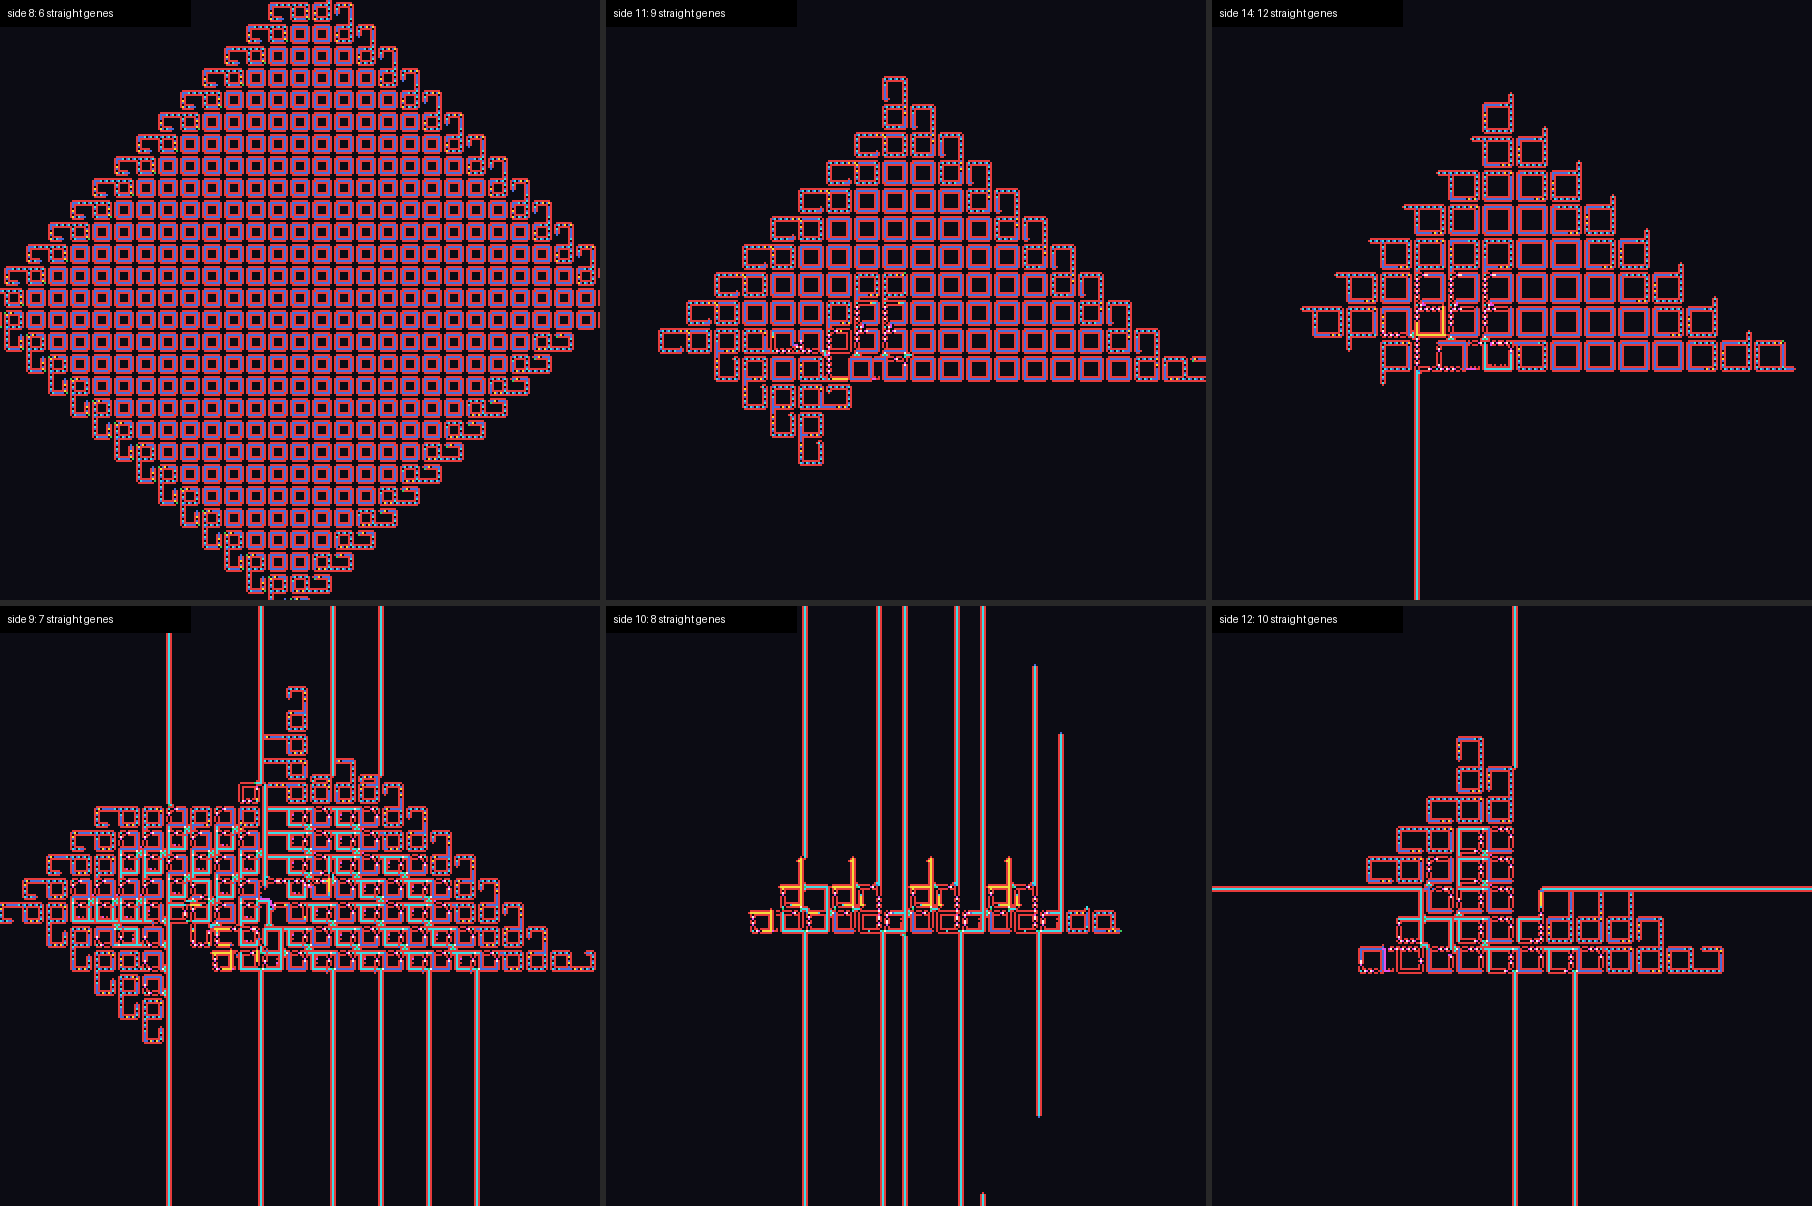

Here is the Python script that generated this plot:
"""Colonies of matched loops (s = L-2) side by side, same number of steps."""
import sys
import numpy as np
from PIL import Image, ImageDraw, ImageFont
from build_loop import build, genome_of
from langton import step, place

PAL = np.array([
    (12, 12, 20),     # 0 empty
    (70, 110, 220),   # 1 core
    (230, 60, 60),    # 2 sheath
    (60, 200, 90),    # 3
    (240, 220, 60),   # 4 turn
    (230, 80, 230),   # 5
    (240, 240, 240),  # 6
    (60, 220, 230),   # 7 straight
], dtype=np.uint8)


def colony(L, T, N=520):
    g = place(build(L, genome_of(L - 2, 2, L), max(L - 3, 1)), N)
    for _ in range(T):
        g = step(g)
    return g


def crop(g, size):
    ys, xs = np.nonzero(g)
    cy, cx = int(np.median(ys)), int(np.median(xs))
    h = size // 2
    return np.roll(np.roll(g, h - cy, 0), h - cx, 1)[:size, :size]


if __name__ == "__main__":
    Ls = [int(x) for x in sys.argv[1].split(",")] if len(sys.argv) > 1 else [8, 9, 10, 11, 12, 14]
    T = int(sys.argv[2]) if len(sys.argv) > 2 else 2000
    size, scale = 300, 2
    tiles = []
    for L in Ls:
        g = crop(colony(L, T), size)
        im = Image.fromarray(PAL[g]).resize((size * scale, size * scale), Image.NEAREST)
        d = ImageDraw.Draw(im)
        d.rectangle([0, 0, 190, 26], fill=(0, 0, 0))
        d.text((8, 7), f"side {L}: {L-2} straight genes", fill=(255, 255, 255))
        tiles.append(im)
    cols = 3
    rows = (len(tiles) + cols - 1) // cols
    W = size * scale
    out = Image.new("RGB", (cols * W + (cols - 1) * 6, rows * W + (rows - 1) * 6), (40, 40, 40))
    for i, im in enumerate(tiles):
        out.paste(im, ((i % cols) * (W + 6), (i // cols) * (W + 6)))
    name = sys.argv[3] if len(sys.argv) > 3 else "colony_gallery.png"
    out.save(name)
    print("saved", name, out.size)
